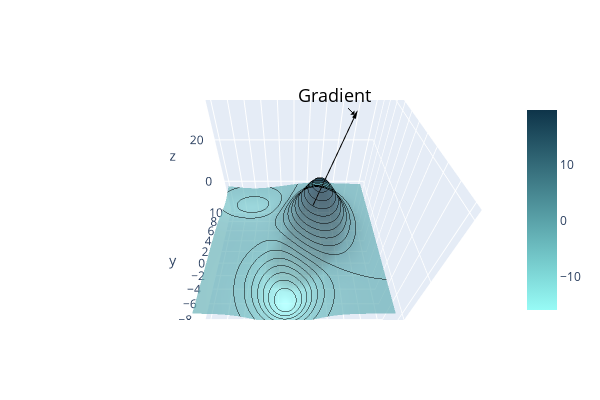

The code cell stored with this chart in its notebook:
### Code cell
fig = go.Figure(data=[go.Surface(
    contours = {
        "z": {"show": True, "start": -16, "end": 20, "size": 2, "color":"black"}
    },
    x = x1,
    y = x2,
    z = y,
    colorscale=[color_chart[3], color_chart[-2]], 
    opacity = 0.7),
    go.Cone(
        x=[xx1[50,60] + y_gradient[0][50,60]],
        y=[xx2[50,60] + y_gradient[1][50,60]],
        z=[y[50,60] + y_gradient[0][50,60]**2 + y_gradient[1][50,60]**2 + xx2[50,60]],
        u=[y_gradient[0][50,60]],
        v=[y_gradient[1][50,60]],
        w=[y_gradient[0][50,60]**2 + y_gradient[1][50,60]**2 + xx2[50,60]],
        sizemode="absolute",
        sizeref=2,
        anchor='tail',
        colorscale=["black","black"],
        showscale=False),

        go.Scatter3d(
        x=[xx1[50,60], xx1[50,60] + y_gradient[0][50,60]],
        y=[xx2[50,60], xx2[50,60] + y_gradient[1][50,60]],
        z=[y[50,60], y[50,60] + y_gradient[0][50,60]**2 + y_gradient[1][50,60]**2 + xx2[50,60]],
        mode='lines',
        line=dict(
            color='black',
            width=2
        ))])
fig.update_layout(
    width=600, height=400,

        scene = {
            "xaxis": {"nticks": 20},
            "yaxis": {"nticks": 20},
            "zaxis": {"nticks": 4},
            'camera_eye': {"x": 0, "y": -1, "z": 1},
            "aspectratio": {"x": 1, "y": 1, "z": 1},
            "annotations":[dict(x=xx1[50,60] + y_gradient[0][50,60],
                                y=xx2[50,60] + y_gradient[1][50,60],
                                z=y[50,60] + y_gradient[0][50,60]**2 + y_gradient[1][50,60]**2 + xx2[50,60] + 1,
                               text="Gradient",
                               textangle=0,
                               ax=-20,
                               ay=-20,
                               font=dict(
                                   color="black",
                                   size=18
                                   ),
                               arrowcolor="black",
                               arrowsize=1,
                               arrowwidth=1,
                               arrowhead=1)]
        })
# fig.show("svg")
fig.show()

### Figure 1 — Plotly figure (JSON) as saved in the notebook; plotly's stock layout.template omitted (floating-point values rounded to 4 significant figures; data arrays with more than 128 entries replaced by an {"elided": "..."} marker saying what was removed)
{"data": [{"colorscale": [[0, "#97FBF6"], [1, "#0E3449"]], "contours": {"z": {"color": "black", "end": 20, "show": true, "size": 2, "start": -16}}, "opacity": 0.7, "type": "surface", "x": [-10, -9.798, -9.596, -9.394, -9.192, -8.99, -8.788, -8.586, -8.384, -8.182, -7.98, -7.778, -7.576, -7.374, -7.172, -6.97, -6.768, -6.566, -6.364, -6.162, -5.96, -5.758, -5.556, -5.354, -5.152, -4.949, -4.747, -4.545, -4.343, -4.141, -3.939, -3.737, -3.535, -3.333, -3.131, -2.929, -2.727, -2.525, -2.323, -2.121, -1.919, -1.717, -1.515, -1.313, -1.111, -0.9091, -0.7071, -0.5051, -0.303, -0.101, 0.101, 0.303, 0.5051, 0.7071, 0.9091, 1.111, 1.313, 1.515, 1.717, 1.919, 2.121, 2.323, 2.525, 2.727, 2.929, 3.131, 3.333, 3.535, 3.737, 3.939, 4.141, 4.343, 4.545, 4.747, 4.949, 5.152, 5.354, 5.556, 5.758, 5.96, 6.162, 6.364, 6.566, 6.768, 6.97, 7.172, 7.374, 7.576, 7.778, 7.98, 8.182, 8.384, 8.586, 8.788, 8.99, 9.192, 9.394, 9.596, 9.798, 10], "y": [-10, -9.798, -9.596, -9.394, -9.192, -8.99, -8.788, -8.586, -8.384, -8.182, -7.98, -7.778, -7.576, -7.374, -7.172, -6.97, -6.768, -6.566, -6.364, -6.162, -5.96, -5.758, -5.556, -5.354, -5.152, -4.949, -4.747, -4.545, -4.343, -4.141, -3.939, -3.737, -3.535, -3.333, -3.131, -2.929, -2.727, -2.525, -2.323, -2.121, -1.919, -1.717, -1.515, -1.313, -1.111, -0.9091, -0.7071, -0.5051, -0.303, -0.101, 0.101, 0.303, 0.5051, 0.7071, 0.9091, 1.111, 1.313, 1.515, 1.717, 1.919, 2.121, 2.323, 2.525, 2.727, 2.929, 3.131, 3.333, 3.535, 3.737, 3.939, 4.141, 4.343, 4.545, 4.747, 4.949, 5.152, 5.354, 5.556, 5.758, 5.96, 6.162, 6.364, 6.566, 6.768, 6.97, 7.172, 7.374, 7.576, 7.778, 7.98, 8.182, 8.384, 8.586, 8.788, 8.99, 9.192, 9.394, 9.596, 9.798, 10], "z": {"elided": "100x100 float values"}}, {"anchor": "tail", "colorscale": [[0, "black"], [1, "black"]], "showscale": false, "sizemode": "absolute", "sizeref": 2, "type": "cone", "u": [3.714], "v": [3.253], "w": [24.47], "x": [5.835], "y": [3.354], "z": [38.62]}, {"line": {"color": "black", "width": 2}, "mode": "lines", "type": "scatter3d", "x": [2.121, 5.835], "y": [0.101, 3.354], "z": [14.15, 38.62]}], "layout": {"height": 400, "scene": {"annotations": [{"arrowcolor": "black", "arrowhead": 1, "arrowsize": 1, "arrowwidth": 1, "ax": -20, "ay": -20, "font": {"color": "black", "size": 18}, "text": "Gradient", "textangle": 0, "x": 5.835, "y": 3.354, "z": 39.62}], "aspectratio": {"x": 1, "y": 1, "z": 1}, "camera": {"eye": {"x": 0, "y": -1, "z": 1}}, "xaxis": {"nticks": 20}, "yaxis": {"nticks": 20}, "zaxis": {"nticks": 4}}, "width": 600}}
